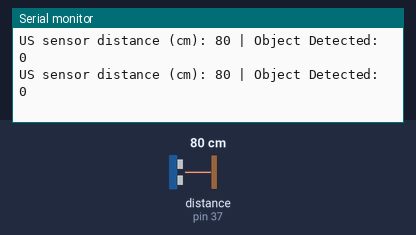
Bench run of a sketch on a simulated Arduino Mega 2560, built with avr-gcc and run on an emulated ATmega2560. Parts: the last lines printed to the serial monitor. Wiring (inferred from the names in the program): ultrasonic range finder: trigger pin 36; echo pin 37. Inputs (shaded band) come from the test bench; at power-on: distance to the obstacle (sensor on pin 37) 80 cm. The echo pulse lasts 58.3 µs per cm.

Above: at 1.2 s.
1.3 s: distance to the obstacle (sensor on pin 37) set to 12 cm
At 1.43 s:
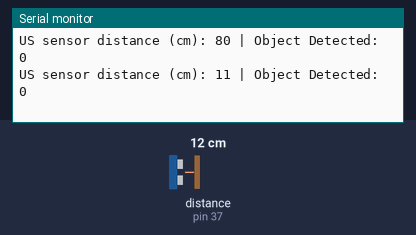
4.3 s: distance to the obstacle (sensor on pin 37) set to 9 cm
At 4.34 s:
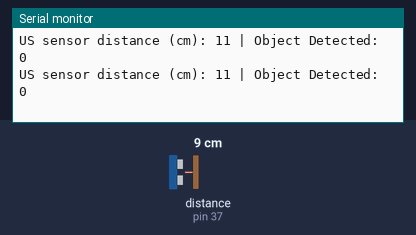
Timing chart, 0 to 7.3 s (numbered marks = the images above; inputs shaded):
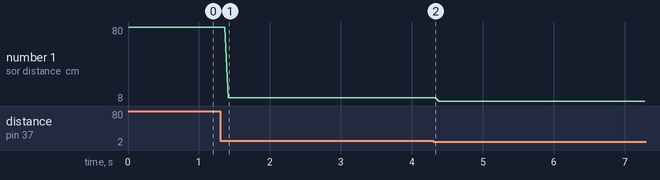

Measured:
- after the input at 1.3 s, the serial monitor: prints a new line after 0.11 s (image 1)
- plotted number 1: 80 → 11 after the input at 1.3 s, 11 → 8 after the input at 4.3 s

The sketch:

test_us_sensor.ino
```cpp
#include "USSensor.h"

const int trigPin = 36; //PC5 36
const int echoPin = 37; //PC4 37
const long threshold = 10;
// instantiate the US sesnor object
USSensor USSensorF(trigPin, echoPin, threshold);


void setup() {
  // put your setup code here, to run once:
  Serial.begin(9600);
}

void loop() {
  // read the distance value in cm
  int us_value = USSensorF.read();
  bool object_detected = USSensorF.objectDetected();

  // print serial output
  Serial.print("US sensor distance (cm): ");
  Serial.print(us_value);   // Print the left sensor value
  Serial.print(" | ");      // Print a separator
  Serial.print("Object Detected: ");
  Serial.println(object_detected);
}
```

USSensor.cpp
```cpp
#include "Energia.h"
#include "USSensor.h"

long microsecondsToInches(long microseconds)
{
  // According to Parallax's datasheet for the PING))), there are
  // 73.746 microseconds per inch (i.e. sound travels at 1130 feet per
  // second).  This gives the distance travelled by the ping, outbound
  // and return, so we divide by 2 to get the distance of the obstacle.
  // See: http://www.parallax.com/dl/docs/prod/acc/28015-PING-v1.3.pdf
  return microseconds / 74 / 2;
}

long microsecondsToCentimeters(long microseconds)
{
  // The speed of sound is 340 m/s or 29 microseconds per centimeter.
  // The ping travels out and back, so to find the distance of the
  // object we take half of the distance travelled.
  return microseconds / 29 / 2;
}

// Constructor to initialize pin and optional threshold
USSensor::USSensor(int trigPin, int echoPin, int thresh) {
  trig_pin = trigPin;  // Set the pins
  echo_pin = echoPin;
  threshold = thresh;  // Set the threshold value (can be adjusted based on sensor)
  pinMode(trig_pin, OUTPUT);
  pinMode(echo_pin, INPUT);
}

// Method to read the sensor value
int USSensor::read() {
	// establish variables for duration of the ping,
	// and the distance result in inches and centimeters:
	long duration, inches, cm;

	// The PING))) is triggered by a HIGH pulse of 2 or more microseconds.
	// Give a short LOW pulse beforehand to ensure a clean HIGH pulse:
	digitalWrite(trig_pin, LOW);
	delayMicroseconds(2);
	// Giving the trigger
	digitalWrite(trig_pin, HIGH);
	delayMicroseconds(10);
	digitalWrite(trig_pin, LOW);

	// read the echo pin
	duration = pulseIn(echo_pin, HIGH);

	// convert the time into a distance
	//inches = microsecondsToInches(duration);
	cm = microsecondsToCentimeters(duration);
	return cm;  // Return the analog value from the sensor
}

// Method to check if the sensor detects an object
bool USSensor::objectDetected() {
  int sensorValue = read();  // Read the sensor value
  return sensorValue <= threshold;  // If above the threshold, consider it detected
}
```

USSensor.h
```cpp
/* HC_SRO4 Ultra Sonic Sensor

   This sketch reads a PING))) ultrasonic rangefinder and returns the
   distance to the closest object in range. To do this, it sends a pulse
   to the sensor to initiate a reading, then listens for a pulse
   to return.  The length of the returning pulse is proportional to
   the distance of the object from the sensor.
 */

#ifndef USSENSOR_H  // Header guard to avoid multiple inclusions
#define USSENSOR_H

// Declare the IR sensor class
class USSensor {
  private:
    int trig_pin;  // The Trig pin of the US sensor
	  int echo_pin;  // echo pin
    int threshold;  // Threshold value for detecting an object (if using analog sensor)

  public:
    // Constructor to initialize the IR sensor
    USSensor(int trigPin, int echoPin, int thresh = 4);  // Default threshold of 4 (can be adjusted)

    // Method to read sensor value
    int read();

    // Method to check if something is detected based on threshold
    bool objectDetected();
};

#endif //
```
